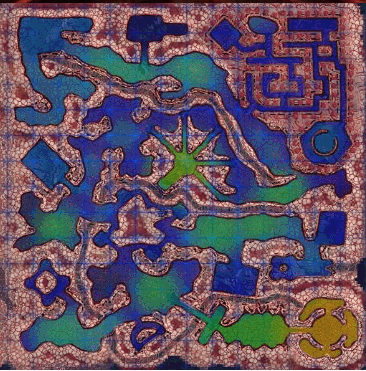
#> input picture data/maps/mantis_hive_map.png, 366 x 371 px
$ python map_processor_final.py
#> lines starting #> are read from the running program, lines starting #| are printed output that depends on the picture; after the words box and inside, x2 and y2 are one past the last pixel; in counts of white or black regions, pixels touching at a corner belong together
"""
Map Processor FINAL - Procesamiento mínimo
Trabaja directamente con el threshold, sin operaciones agresivas
"""

import cv2
import numpy as np
from skimage.morphology import skeletonize
from pathlib import Path
import pickle

class MapProcessorFinal:
    def __init__(self, map_image_path):
        self.map_path = Path(map_image_path)
        self.original_map = None
        self.processed_map = None
        self.skeleton = None
        self.graph = None

    def load_map(self):
        """Cargar imagen del mapa"""
        self.original_map = cv2.imread(str(self.map_path))
        if self.original_map is None:
            raise FileNotFoundError(f"No se pudo cargar: {self.map_path}")
        print(f"✓ Mapa cargado: {self.original_map.shape}")
        return self.original_map

    def extract_paths_minimal(self, debug=True):
        """
        Extracción MÍNIMA - solo threshold y limpieza muy suave
        """
        print("\n[1/5] Extrayendo caminos (procesamiento mínimo)...")

        gray = cv2.cvtColor(self.original_map, cv2.COLOR_BGR2GRAY)

        # Solo threshold - SIN operaciones morfológicas agresivas
        _, binary = cv2.threshold(gray, 110, 255, cv2.THRESH_BINARY_INV)

        if debug:
            cv2.imwrite('output/paths_extracted.png', binary)
            print("  ✓ Threshold aplicado")

        # ÚNICA operación: Limpiar píxeles sueltos MUY suavemente
        kernel = np.ones((2, 2), np.uint8)
        binary = cv2.morphologyEx(binary, cv2.MORPH_OPEN, kernel, iterations=1)

        if debug:
            cv2.imwrite('output/paths_cleaned.png', binary)
            print("  ✓ Limpieza mínima aplicada")

        # Estadísticas
        coverage = (np.sum(binary > 0) / binary.size) * 100
        print(f"  📊 Cobertura: {coverage:.1f}%")

        self.processed_map = binary
        return binary

    def create_skeleton(self, debug=True):
        """Crear skeleton"""
        print("\n[2/5] Creando skeleton...")

        if self.processed_map is None:
            self.extract_paths_minimal(debug=False)

        binary_map = (self.processed_map > 0).astype(np.uint8)
        skeleton = skeletonize(binary_map)
        skeleton_img = (skeleton * 255).astype(np.uint8)

        self.skeleton = skeleton_img

        if debug:
            overlay = self.original_map.copy()
            overlay[skeleton_img > 0] = [0, 255, 0]

            cv2.imwrite('output/skeleton.png', skeleton_img)
            cv2.imwrite('output/skeleton_overlay.png', overlay)
            print("  ✓ Skeleton creado")

        return skeleton_img

    def find_nodes_smart(self, debug=True):
        """
        Detección inteligente de nodos
        - Intersecciones (3+ vecinos)
        - Puntos cada X píxeles del skeleton (waypoints intermedios)
        """
        print("\n[3/5] Detectando nodos...")

        if self.skeleton is None:
            self.create_skeleton(debug=False)

        # Método 1: Intersecciones clásicas
        kernel = np.ones((3, 3), np.uint8)
        kernel[1, 1] = 0
        neighbor_count = cv2.filter2D(self.skeleton // 255, -1, kernel)

        # Nodos principales: 3+ vecinos
        intersections_mask = (self.skeleton > 0) & (neighbor_count >= 3)
        intersection_coords = np.column_stack(np.where(intersections_mask))

        # Clustering de intersecciones
        from sklearn.cluster import DBSCAN

        nodes = []

        if len(intersection_coords) > 0:
            clustering = DBSCAN(eps=10, min_samples=1).fit(intersection_coords)
            for label in set(clustering.labels_):
                cluster = intersection_coords[clustering.labels_ == label]
                centroid = cluster.mean(axis=0).astype(int)
                nodes.append(tuple(centroid))

        print(f"  ✓ Intersecciones: {len(nodes)}")

        # Método 2: Waypoints a lo largo del skeleton
        # Tomar puntos cada 30 píxeles del skeleton
        skeleton_points = np.column_stack(np.where(self.skeleton > 0))

        # Submuestrear waypoints
        waypoints = []
        if len(skeleton_points) > 0:
            # Tomar 1 de cada 30 puntos
            for point in skeleton_points[::30]:
                # Solo agregar si está lejos de intersecciones existentes
                too_close = False
                for node in nodes:
                    dist = np.linalg.norm(np.array(point) - np.array(node))
                    if dist < 20:
                        too_close = True
                        break

                if not too_close:
                    waypoints.append(tuple(point))

        print(f"  ✓ Waypoints intermedios: {len(waypoints)}")

        # Combinar ambos tipos de nodos
        all_nodes = nodes + waypoints
        print(f"  ✓ Total de nodos: {len(all_nodes)}")

        if debug:
            nodes_img = cv2.cvtColor(self.skeleton, cv2.COLOR_GRAY2BGR)

            # Intersecciones en rojo
            for node in nodes:
                cv2.circle(nodes_img, (node[1], node[0]), 5, (0, 0, 255), -1)

            # Waypoints en azul
            for waypoint in waypoints:
                cv2.circle(nodes_img, (waypoint[1], waypoint[0]), 3, (255, 0, 0), -1)

            cv2.imwrite('output/nodes_detected.png', nodes_img)
            print("  ✓ Nodos visualizados")

        return all_nodes

    def build_graph_permissive(self, nodes, debug=True):
        """
        Grafo con detección MUY permisiva de conexiones
        """
        print(f"\n[4/5] Construyendo grafo de navegación...")
        print(f"  Procesando {len(nodes)} nodos...")

        if self.skeleton is None:
            self.create_skeleton(debug=False)

        graph = {node: [] for node in nodes}

        # Dilatar skeleton para ser MÁS permisivo
        kernel = np.ones((5, 5), np.uint8)
        skeleton_dilated = cv2.dilate(self.skeleton, kernel, iterations=2)

        connections = 0
        total_pairs = len(nodes) * (len(nodes) - 1) // 2

        print(f"  Analizando {total_pairs} posibles conexiones...")

        checked = 0
        for i, node_a in enumerate(nodes):
            if i % 20 == 0 and i > 0:
                print(f"  Progreso: {i}/{len(nodes)} nodos procesados...")

            for node_b in nodes[i+1:]:
                checked += 1

                distance = np.linalg.norm(np.array(node_a) - np.array(node_b))

                # Distancia máxima muy generosa
                if distance > 100:
                    continue

                # Line tracing MUY permisivo
                line_img = np.zeros_like(skeleton_dilated)
                cv2.line(line_img, (node_a[1], node_a[0]), (node_b[1], node_b[0]), 255, 3)

                intersection = cv2.bitwise_and(line_img, skeleton_dilated)
                overlap_ratio = np.sum(intersection > 0) / np.sum(line_img > 0)

                # MUY permisivo: solo 40% overlap necesario
                if overlap_ratio > 0.40:
                    graph[node_a].append((node_b, distance))
                    graph[node_b].append((node_a, distance))
                    connections += 1

        self.graph = graph

        print(f"  ✓ Conexiones creadas: {connections}")

        # Estadísticas
        isolated_nodes = sum(1 for neighbors in graph.values() if len(neighbors) == 0)
        if isolated_nodes > 0:
            print(f"  ⚠ Nodos aislados (sin conexiones): {isolated_nodes}")

        if debug:
            self._visualize_graph(nodes, graph)

        return graph

    def _visualize_graph(self, nodes, graph):
        """Visualización del grafo"""
        print("\n[5/5] Generando visualizaciones...")

        # Imagen del grafo
        graph_img = self.original_map.copy()

        # Dibujar conexiones primero (abajo)
        for node, neighbors in graph.items():
            for neighbor, distance in neighbors:
                y1, x1 = node
                y2, x2 = neighbor

                # Color según distancia
                color_intensity = min(180, int(distance * 2))
                color = (0, 255 - color_intensity, color_intensity)
                cv2.line(graph_img, (x1, y1), (x2, y2), color, 2, cv2.LINE_AA)

        # Dibujar nodos encima
        for node in nodes:
            y, x = node
            num_connections = len(graph[node])

            if num_connections == 0:
                color = (128, 128, 128)  # Gris - aislado
                radius = 3
            elif num_connections >= 4:
                color = (0, 0, 255)  # Rojo - intersección importante
                radius = 6
            elif num_connections >= 2:
                color = (0, 165, 255)  # Naranja
                radius = 5
            else:
                color = (255, 0, 255)  # Magenta
                radius = 4

            cv2.circle(graph_img, (x, y), radius, color, -1)
            cv2.circle(graph_img, (x, y), radius+1, (255, 255, 255), 1)

        cv2.imwrite('output/navigation_graph.png', graph_img)
        print("  ✓ Grafo guardado")

        # Versión con grid de coordenadas
        grid_img = graph_img.copy()
        height, width = grid_img.shape[:2]

        # Grid cada 50px
        for x in range(0, width, 50):
            cv2.line(grid_img, (x, 0), (x, height), (80, 80, 80), 1)
            cv2.putText(grid_img, str(x), (x+3, 12),
                       cv2.FONT_HERSHEY_SIMPLEX, 0.35, (255, 255, 255), 1, cv2.LINE_AA)

        for y in range(0, height, 50):
            cv2.line(grid_img, (0, y), (width, y), (80, 80, 80), 1)
            cv2.putText(grid_img, str(y), (3, y+12),
                       cv2.FONT_HERSHEY_SIMPLEX, 0.35, (255, 255, 255), 1, cv2.LINE_AA)

        cv2.imwrite('output/navigation_graph_with_grid.png', grid_img)
        print("  ✓ Grafo con grid guardado")

        # Leyenda
        legend = np.zeros((150, 300, 3), dtype=np.uint8)
        legend[:] = (30, 30, 30)

        cv2.putText(legend, "LEYENDA DE NODOS:", (10, 25),
                   cv2.FONT_HERSHEY_SIMPLEX, 0.5, (255, 255, 255), 1)

        colors = [
            ((0, 0, 255), "Rojo: Interseccion (4+ conexiones)"),
            ((0, 165, 255), "Naranja: Nodo (2-3 conexiones)"),
            ((255, 0, 255), "Magenta: Waypoint (1 conexion)"),
            ((128, 128, 128), "Gris: Nodo aislado (0 conexiones)")
        ]

        y_pos = 55
        for color, text in colors:
            cv2.circle(legend, (20, y_pos), 5, color, -1)
            cv2.putText(legend, text, (35, y_pos+5),
                       cv2.FONT_HERSHEY_SIMPLEX, 0.4, (255, 255, 255), 1)
            y_pos += 25

        cv2.imwrite('output/legend.png', legend)

    def save_graph(self, output_path='data/maps/navigation_graph.pkl'):
        """Guardar grafo"""
        output_path = Path(output_path)
        output_path.parent.mkdir(parents=True, exist_ok=True)

        data = {
            'graph': self.graph,
            'skeleton': self.skeleton,
            'map_shape': self.original_map.shape
        }

        with open(output_path, 'wb') as f:
            pickle.dump(data, f)

        print(f"\n✓ Grafo guardado: {output_path}")

    def process_all(self):
        """Pipeline completo"""
        print("\n" + "="*70)
        print("  MAP PROCESSOR FINAL - Procesamiento Mínimo")
        print("="*70)

        self.load_map()
#> in load_map, self.original_map is the input picture: shape (371, 366, 3); mean B, G, R 98.2, 81.1, 98.4
#| ✓ Mapa cargado: (371, 366, 3)
        self.extract_paths_minimal()
#> in extract_paths_minimal, `_, binary = cv2.threshold(gray, 110, 255, cv2.THRESH_BINARY_INV)`: binary: shape (371, 366); 74.2% white; black in thin lines or dots
#> in extract_paths_minimal, `binary = cv2.morphologyEx(binary, cv2.MORPH_OPEN, kernel, iterations=1)`:
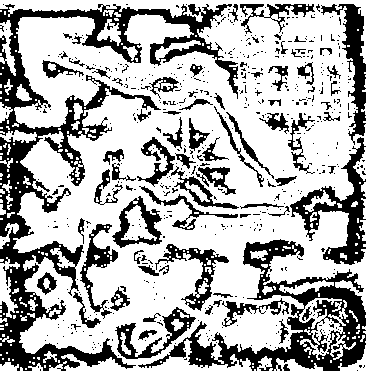
#> binary: shape (371, 366); 68.6% white; 554 black regions (477 under 20 px), largest, box (x1, y1, x2, y2) and area: (0, 4, 238, 371) 15656, (138, 239, 366, 371) 7565, (290, 137, 366, 265) 2791
#> in extract_paths_minimal, `coverage = (np.sum(binary > 0) / binary.size) * 100`: coverage = 68.62
#|   📊 Cobertura: 68.6%
        self.create_skeleton()
#> in create_skeleton, `skeleton = skeletonize(binary_map)`: skeleton: shape (371, 366) bool; 12.4% white in thin lines or dots
#> in create_skeleton, `skeleton_img = (skeleton * 255).astype(np.uint8)`: skeleton_img: shape (371, 366); 12.4% white in thin lines or dots
#> in create_skeleton, `overlay[skeleton_img > 0] = [0, 255, 0]`: overlay: shape (371, 366, 3); 12.43% of pixels changed, all inside (x1, y1, x2, y2) = (0, 1, 366, 370)
        nodes = self.find_nodes_smart()
#> in find_nodes_smart, `intersections_mask = (self.skeleton > 0) & (neighbor_count >= 3)`: intersections_mask: shape (371, 366) bool; 4.5% white in thin lines or dots
#> in find_nodes_smart, `intersection_coords = np.column_stack(np.where(intersections_mask))`: intersection_coords = 6110 pairs, first value 1 to 369, second value 0 to 365
#> the loop in find_nodes_smart, `for label in set(clustering.labels_):` made 106 passes
#> centroid on passes 1, 2, 3, 4, 6, 7, 18, 19, 20, 21, 22, 24: [139, 233], [13, 112], [8, 317], [6, 10], [33, 4], [29, 148], [86, 13], [109, 42], [110, 4], [117, 109], [123, 168], [129, 86]
#> cluster on passes 5, 8, 9, 11, 12, 15: [[8, 363], [9, 362], [9, 363], [10, 363]], [[31, 27], [32, 26], [32, 27], [32, 28]], [[33, 187], [33, 188], [33, 189], [34, 188]], [[44, 145], [45, 144], [45, 145], [46, 145]], [[45, 179], [45, 180], [45, 181], [46, 180]], [[50, 130], [50, 131], [51, 131]]
#> after the loop in find_nodes_smart, `for label in set(clustering.labels_):`: nodes = 106 pairs, first value 6 to 368, second value 0 to 365
#|   ✓ Intersecciones: 106
#> in find_nodes_smart, `skeleton_points = np.column_stack(np.where(self.skeleton > 0))`: skeleton_points = 16884 pairs, first value 1 to 369, second value 0 to 365
#> the loop in find_nodes_smart, `for point in skeleton_points[::30]:` made 563 passes
#> point on passes 1 to 3: [1, 7], [1, 192], [1, 241]
#> after the loop in find_nodes_smart, `for point in skeleton_points[::30]:`: waypoints = 320 pairs, first value 1 to 366, second value 34 to 365
#|   ✓ Waypoints intermedios: 320
#> in find_nodes_smart, `all_nodes = nodes + waypoints`: all_nodes = 426 pairs, first value 1 to 368, second value 0 to 365
#|   ✓ Total de nodos: 426
#> in find_nodes_smart, `nodes_img = cv2.cvtColor(self.skeleton, cv2.COLOR_GRAY2BGR)`: nodes_img: shape (371, 366, 3); 12.4% white in thin lines or dots
#> the loop in find_nodes_smart, `for node in nodes:` made 106 passes
#> node on passes 1 to 12: (139, 233), (13, 112), (8, 317), (6, 10), (9, 362), (33, 4), (29, 148), (31, 27), (33, 188), (36, 41), (45, 144), (45, 180)
#> after the loop in find_nodes_smart, `for node in nodes:`:
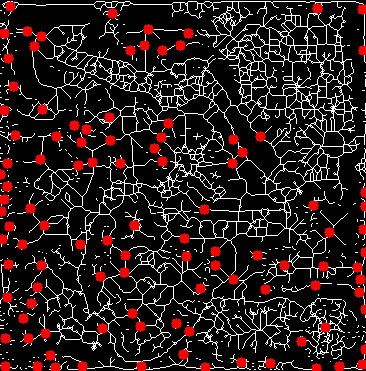
#> nodes_img: shape (371, 366, 3); mean B, G, R 28.8, 28.8, 44.3
#> the loop in find_nodes_smart, `for waypoint in waypoints:` made 320 passes
#> waypoint on passes 1 to 3: (1, 192), (1, 241), (1, 273)
#> after the loop in find_nodes_smart, `for waypoint in waypoints:`:
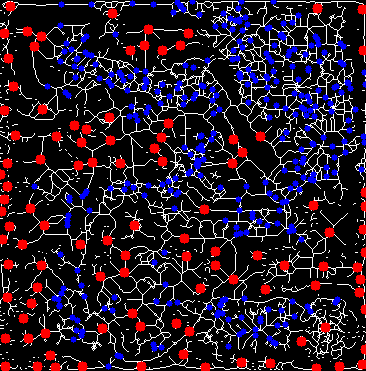
#> nodes_img: shape (371, 366, 3); 6.25% of pixels changed, all inside (x1, y1, x2, y2) = (31, 0, 366, 370)
#> nodes has the same summary as all_nodes in find_nodes_smart
        self.build_graph_permissive(nodes)
#> (printed output is left out)
#> in build_graph_permissive, `graph = {node: [] for node in nodes}`: graph = 426 items
#> in build_graph_permissive, `skeleton_dilated = cv2.dilate(self.skeleton, kernel, iterations=2)`: skeleton_dilated: shape (371, 366); 89.6% white; 224 black regions (114 under 20 px), largest, box (x1, y1, x2, y2) and area: (13, 9, 113, 51) 1381, (123, 9, 208, 29) 894, (13, 37, 50, 99) 696
#> in build_graph_permissive, `total_pairs = len(nodes) * (len(nodes) - 1) // 2`: total_pairs = 90525
#> (printed output is left out)
#> the loop in build_graph_permissive, `for i, node_a in enumerate(nodes):` made 426 passes
#> (printed output is left out)
#> after the loop in build_graph_permissive, `for i, node_a in enumerate(nodes):`:
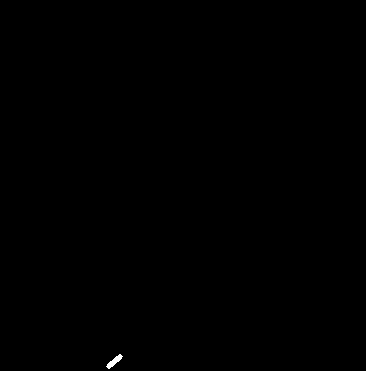
#> line_img: shape (371, 366); 0.07% white; 1 white region, box (x1, y1, x2, y2) and area: (106, 354, 123, 369) 97
#> after the loop in build_graph_permissive, `for i, node_a in enumerate(nodes):`: connections = 17994
#> in build_graph_permissive, `self.graph = graph`: self.graph = 426 items
#|   ✓ Conexiones creadas: 17994
#> in build_graph_permissive, `isolated_nodes = sum(1 for neighbors in graph.values() if len(neighbor..`: isolated_nodes = 0
#> the loop in _visualize_graph, `for node, neighbors in graph.items():` made 426 passes
#> after the loop in _visualize_graph, `for node, neighbors in graph.items():`:
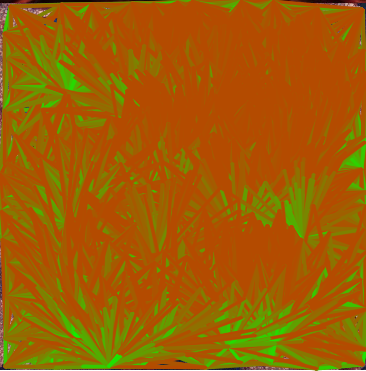
#> graph_img: shape (371, 366, 3); mean B, G, R 1.9, 94.3, 159.9
#> the loop in _visualize_graph, `for node in nodes:` made 426 passes
#> (y, x, num_connections) on passes 1 to 12: (139, 233, 136), (13, 112, 60), (8, 317, 75), (6, 10, 23), (9, 362, 41), (33, 4, 29), (29, 148, 92), (31, 27, 33), (33, 188, 99), (36, 41, 42), (45, 144, 95), (45, 180, 106)
#> after the loop in _visualize_graph, `for x in range(0, width, 50):`: grid_img: shape (371, 366, 3); mean B, G, R 25.1, 83.5, 191.1
#> after the loop in _visualize_graph, `for y in range(0, height, 50):`:
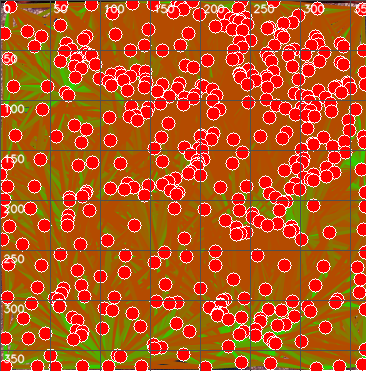
#> grid_img: shape (371, 366, 3); mean B, G, R 27.2, 84.1, 189.1
#> in _visualize_graph, `cv2.putText(legend, "LEYENDA DE NODOS:", (10, 25), cv2.FONT_HERSHEY_SI..`: legend: shape (150, 300, 3); values 30 (black) and 255 (white), 0.85% white in thin lines or dots, all inside (x1, y1, x2, y2) = (12, 15, 171, 26)
#> after the loop in _visualize_graph, `for color, text in colors:`:
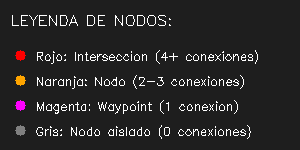
#> legend: shape (150, 300, 3); mean of channels 0, 1, 2 41.5, 41.3, 42.4; drawn as B, G, R
        self.save_graph()

        # Estadísticas finales
        total_nodes = len(self.graph)
        total_edges = sum(len(n) for n in self.graph.values()) // 2

        if total_nodes > 0:
            avg_connections = sum(len(n) for n in self.graph.values()) / total_nodes
            isolated = sum(1 for n in self.graph.values() if len(n) == 0)
        else:
            avg_connections = 0
            isolated = 0

        print("\n" + "="*70)
        print("  ✓ PROCESAMIENTO COMPLETADO")
        print("="*70)
        print(f"\n📊 ESTADÍSTICAS DEL GRAFO:")
        print(f"   • Nodos totales: {total_nodes}")
#|    • Nodos totales: 426
        print(f"   • Conexiones: {total_edges}")
#|    • Conexiones: 17994
        print(f"   • Promedio conexiones/nodo: {avg_connections:.1f}")
#|    • Promedio conexiones/nodo: 84.5
        print(f"   • Nodos aislados: {isolated}")
#|    • Nodos aislados: 0

        print(f"\n📁 ARCHIVOS GENERADOS:")
        print(f"   • output/paths_cleaned.png - Caminos procesados")
        print(f"   • output/skeleton_overlay.png - Skeleton sobre mapa")
        print(f"   • output/nodes_detected.png - Nodos detectados")
        print(f"   • output/navigation_graph.png - Grafo completo")
        print(f"   • output/navigation_graph_with_grid.png - Con coordenadas")
        print(f"   • output/legend.png - Leyenda de colores")
        print(f"   • data/maps/navigation_graph.pkl - Datos para el bot")

        print(f"\n🎯 SIGUIENTE PASO:")
        print(f"   Revisa 'navigation_graph_with_grid.png' para elegir waypoints")
        print(f"   Usa las coordenadas del grid para definir rutas de patrulla\n")


if __name__ == '__main__':
    Path('output').mkdir(exist_ok=True)

    processor = MapProcessorFinal('data/maps/mantis_hive_map.png')
    processor.process_all()
